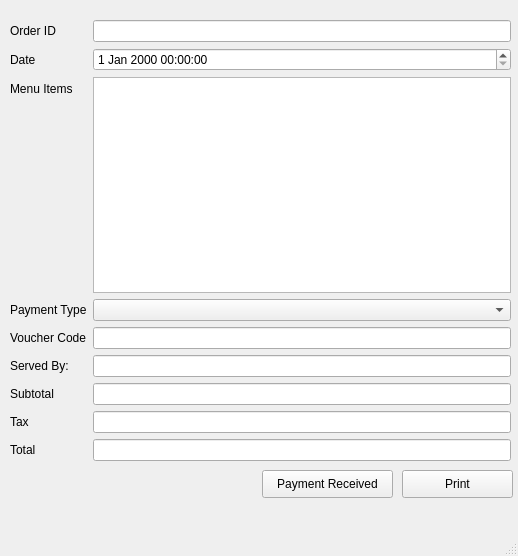
<?xml version="1.0" encoding="UTF-8"?>
<ui version="4.0">
 <class>MainWindow</class>
 <widget class="QMainWindow" name="MainWindow">
  <property name="geometry">
   <rect>
    <x>0</x>
    <y>0</y>
    <width>518</width>
    <height>556</height>
   </rect>
  </property>
  <property name="windowTitle">
   <string>Bill Print and Order Complete</string>
  </property>
  <widget class="QWidget" name="centralwidget">
   <widget class="QWidget" name="formLayoutWidget">
    <property name="geometry">
     <rect>
      <x>10</x>
      <y>20</y>
      <width>501</width>
      <height>441</height>
     </rect>
    </property>
    <layout class="QFormLayout" name="formLayout">
     <item row="0" column="0">
      <widget class="QLabel" name="label">
       <property name="text">
        <string>Order ID</string>
       </property>
      </widget>
     </item>
     <item row="0" column="1">
      <widget class="QLineEdit" name="lineEdit"/>
     </item>
     <item row="1" column="0">
      <widget class="QLabel" name="label_2">
       <property name="text">
        <string>Date</string>
       </property>
      </widget>
     </item>
     <item row="1" column="1">
      <widget class="QDateTimeEdit" name="dateTimeEdit"/>
     </item>
     <item row="2" column="0">
      <widget class="QLabel" name="label_3">
       <property name="text">
        <string>Menu Items</string>
       </property>
      </widget>
     </item>
     <item row="2" column="1">
      <widget class="QListWidget" name="listWidget"/>
     </item>
     <item row="3" column="0">
      <widget class="QLabel" name="label_4">
       <property name="text">
        <string>Payment Type</string>
       </property>
      </widget>
     </item>
     <item row="3" column="1">
      <widget class="QComboBox" name="comboBox"/>
     </item>
     <item row="4" column="0">
      <widget class="QLabel" name="label_5">
       <property name="text">
        <string>Voucher Code</string>
       </property>
      </widget>
     </item>
     <item row="4" column="1">
      <widget class="QLineEdit" name="lineEdit_2"/>
     </item>
     <item row="5" column="0">
      <widget class="QLabel" name="label_6">
       <property name="text">
        <string>Served By: </string>
       </property>
      </widget>
     </item>
     <item row="5" column="1">
      <widget class="QLineEdit" name="lineEdit_3"/>
     </item>
     <item row="6" column="0">
      <widget class="QLabel" name="label_7">
       <property name="text">
        <string>Subtotal</string>
       </property>
      </widget>
     </item>
     <item row="6" column="1">
      <widget class="QLineEdit" name="lineEdit_4"/>
     </item>
     <item row="7" column="0">
      <widget class="QLabel" name="label_8">
       <property name="text">
        <string>Tax</string>
       </property>
      </widget>
     </item>
     <item row="7" column="1">
      <widget class="QLineEdit" name="lineEdit_5"/>
     </item>
     <item row="8" column="0">
      <widget class="QLabel" name="label_9">
       <property name="text">
        <string>Total</string>
       </property>
      </widget>
     </item>
     <item row="8" column="1">
      <widget class="QLineEdit" name="lineEdit_6"/>
     </item>
    </layout>
   </widget>
   <widget class="QPushButton" name="pushButton">
    <property name="geometry">
     <rect>
      <x>402</x>
      <y>470</y>
      <width>111</width>
      <height>28</height>
     </rect>
    </property>
    <property name="text">
     <string>Print</string>
    </property>
   </widget>
   <widget class="QPushButton" name="pushButton_2">
    <property name="geometry">
     <rect>
      <x>262</x>
      <y>470</y>
      <width>131</width>
      <height>28</height>
     </rect>
    </property>
    <property name="text">
     <string>Payment Received</string>
    </property>
   </widget>
  </widget>
  <widget class="QMenuBar" name="menubar">
   <property name="geometry">
    <rect>
     <x>0</x>
     <y>0</y>
     <width>518</width>
     <height>26</height>
    </rect>
   </property>
  </widget>
  <widget class="QStatusBar" name="statusbar"/>
 </widget>
 <resources/>
 <connections/>
</ui>
